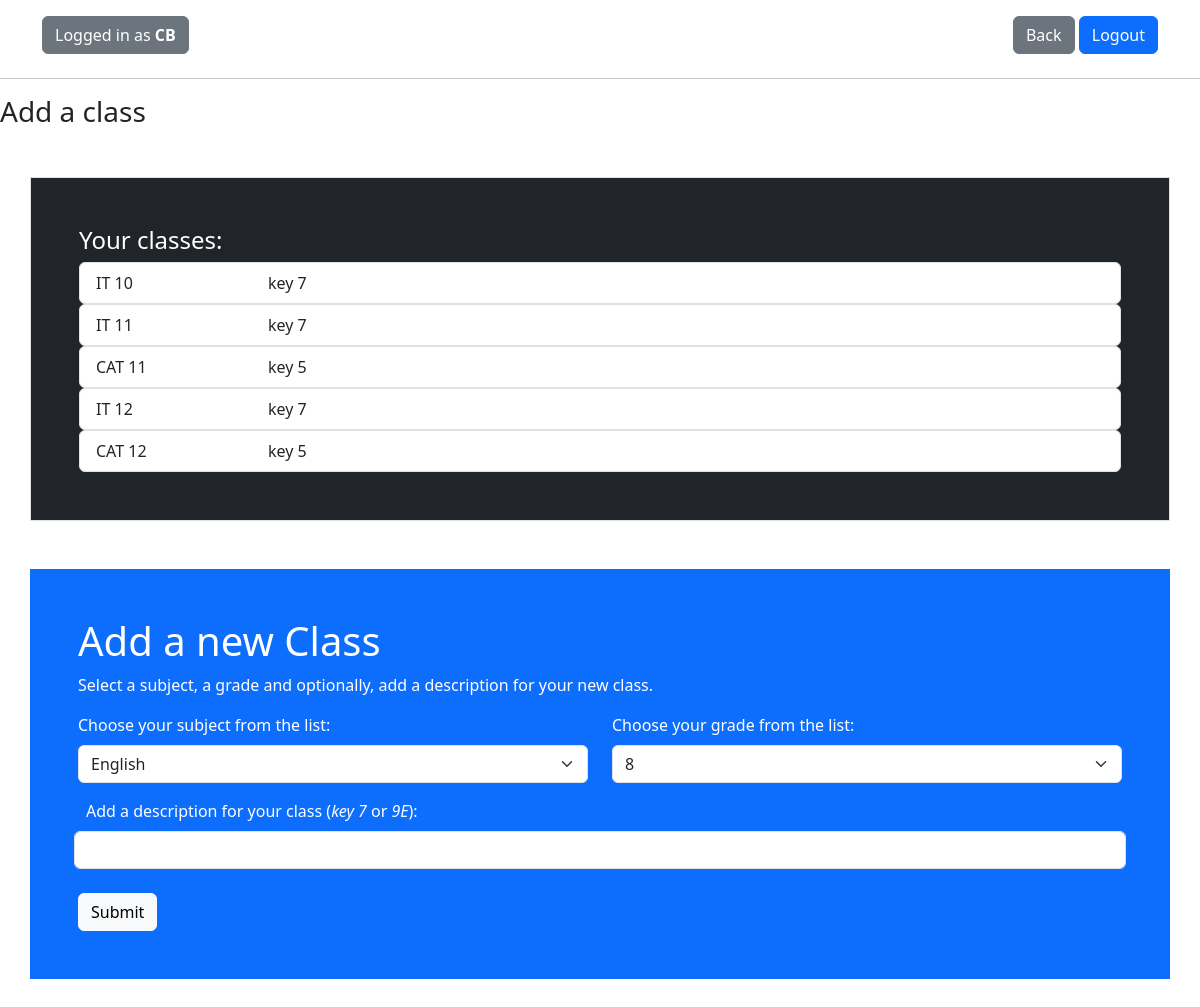
Screenshot of /add_class/ (signed in) with the database file from the repository.
### base/models.py (models this page shows, shortened)
class ClassUnit(models.Model):
    description = models.TextField(null=True, blank=True, default='Key 7 or class 9E')
    created = models.DateTimeField(auto_now_add=True)
    subject = models.ForeignKey(Subject, on_delete=models.SET_NULL, null=True)
    user = models.ForeignKey(User, on_delete=models.SET_NULL, null=True)
    grade = models.ForeignKey(Grade, on_delete=models.SET_NULL, null=True)

class Subject(models.Model):
    subject = models.CharField(max_length=50)
    def __str__(self):
        return self.subject

class Grade(models.Model):
    grade = models.SmallIntegerField()
    def __str__(self):
        return str(self.grade)

### base/views/classes_view.py (the view, shortened to what this page needs)
# urls.py: path('add_class/', views.add_class, name="add_class"),
@login_required(login_url='index')
def add_class(request):
    current_user = request.user
    classes = ClassUnit.objects.filter(user=current_user)
    subjectList = Subject.objects.all()
    gradeList = Grade.objects.all()
    context = {'classes' : classes, 'current_user' : current_user, 'subjectList' : subjectList, \
               'gradeList' : gradeList}
    return render(request, 'base/add_class.html', context)

### base/templates/base/add_class.html (shortened to what this page needs)
{% extends 'base.html' %}
{% block content %}
    <h3>Add a class</h3>
    <form method = "POST" action="">
        <div class="container p-5 my-5 border  bg-dark text-white">
            <h4>Your classes:</h4>
            {% for class in classes %}
                <div class="list-group">
                    <li class="list-group-item list-group-item-action selector" id="{{class.id}}"
                    onclick="myFunction('{{class.id}}')">
                    <div class="row">
                        <div class="col-md-2" >{{class.subject}} {{class.grade}}</div>
                        <div class="col-md-4">{{class.description}}</div>
                    </div>
                    </li>
                </div>
            {% endfor %}
        </div>
        <div class="container p-5 my-5 bg-primary text-white">
            <h1>Add a new Class</h1>
            <p>Select a subject, a grade and optionally, add a description for your new class.</p>
            <div class="row">
                <div class="col">
                    <label for="subject" class="form-label">Choose your subject from the list:</label>
                    <select class="form-select" name="subject" id="subject">
                        {% for subject in subjectList %}
                            <option>{{subject}}</option>
                        {% endfor %}
                    </select>
                </div>
                <div class="col">
                    <label for="grade" class="form-label">Choose your grade from the list:</label>
                    <select class="form-select" name="grade" id="grade">
                        {% for grade in gradeList %}
                            <option>{{grade}}</option>
                        {% endfor %}
                    </select>
                </div>
            </div>
            <div class="row p-2">
                <label for="description" class="form-label mt-2">Add a description for your class (<i>key 7</i> or <i>9E</i>):</label>
                <input type="text" class="form-control" name="description" id="description">
            </div>
            <button type="submit" class="btn btn-light mt-3">Submit</button>
        </div>
    </form>
{% endblock %}

### templates/base.html (shortened to what this page needs)
<!DOCTYPE html>
{% load static %}
<html>
<head>
    <link rel="stylesheet" href="{% static 'css/bootstrap.min.css' %}">
</head>
<body>
    <div class="container bg-white mt-3">
        {% if current_user.is_authenticated %}
            <div class="row">
                <div class="col">
                    <a href="{% url 'home' %}">
                        <h5 class="btn btn-secondary">Logged in as <b>{{ current_user }}</b></h5>
                    </a>
                </div>
                <div class="col text-end" >
                    <button class="btn btn-secondary" type="button" onclick="history.back()">Back</button>
                    <a class = "btn btn-primary" href="{% url 'logout_user' %}">Logout</a>
                </div>
            </div>
        {% endif %}
    </div>
    <hr/>
    {% block content %}
    {% endblock %}
</body>
</html>

### rows the page displays
ClassUnit: subject "IT", grade "10", description "key 7"
ClassUnit: subject "IT", grade "11", description "key 7"
ClassUnit: subject "CAT", grade "11", description "key 5"
ClassUnit: subject "IT", grade "12", description "key 7"
ClassUnit: subject "CAT", grade "12", description "key 5"

### other values shown
{{ current_user }} "CB"
form field subject "English"
form field grade "8"
